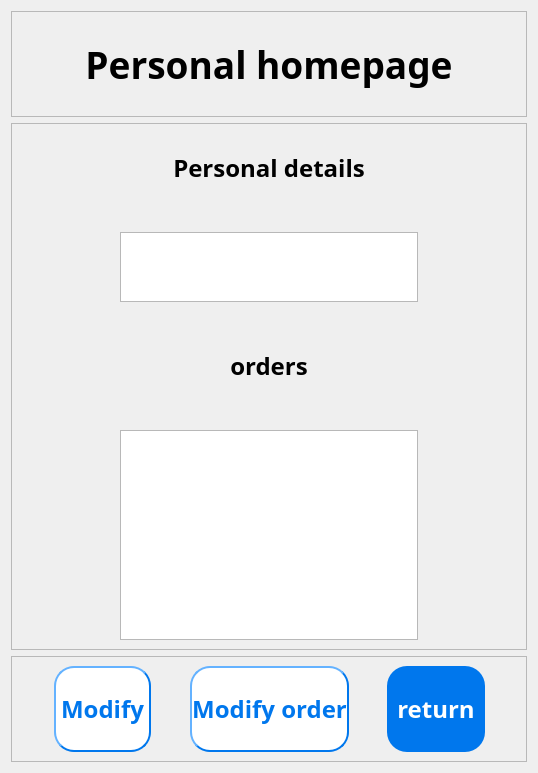
           <widget class="QWidget" name="personal_homepage11">
            <layout class="QVBoxLayout" name="verticalLayout_20">
             <item>
              <layout class="QVBoxLayout" name="verticalLayout_19" stretch="1,5,1">
               <item>
                <widget class="QFrame" name="frame_32">
                 <property name="frameShape">
                  <enum>QFrame::StyledPanel</enum>
                 </property>
                 <property name="frameShadow">
                  <enum>QFrame::Raised</enum>
                 </property>
                 <layout class="QGridLayout" name="gridLayout_64">
                  <item row="0" column="0">
                   <layout class="QGridLayout" name="gridLayout_63">
                    <item row="0" column="0">
                     <widget class="QLabel" name="label_32">
                      <property name="font">
                       <font>
                        <family>Bahnschrift SemiBold</family>
                        <pointsize>28</pointsize>
                        <weight>75</weight>
                        <bold>true</bold>
                       </font>
                      </property>
                      <property name="text">
                       <string>Personal homepage</string>
                      </property>
                      <property name="alignment">
                       <set>Qt::AlignCenter</set>
                      </property>
                     </widget>
                    </item>
                   </layout>
                  </item>
                 </layout>
                </widget>
               </item>
               <item>
                <widget class="QFrame" name="frame_31">
                 <property name="frameShape">
                  <enum>QFrame::StyledPanel</enum>
                 </property>
                 <property name="frameShadow">
                  <enum>QFrame::Raised</enum>
                 </property>
                 <layout class="QGridLayout" name="gridLayout_66">
                  <item row="0" column="0">
                   <layout class="QGridLayout" name="gridLayout_65" rowstretch="3,1,3,1,3,1,9" columnstretch="1,3,1">
                    <item row="6" column="1">
                     <widget class="QTableWidget" name="tableWidget">
                      <property name="font">
                       <font>
                        <family>Bahnschrift SemiBold</family>
                        <pointsize>18</pointsize>
                        <weight>75</weight>
                        <bold>true</bold>
                       </font>
                      </property>
                     </widget>
                    </item>
                    <item row="2" column="0">
                     <spacer name="horizontalSpacer_39">
                      <property name="orientation">
                       <enum>Qt::Horizontal</enum>
                      </property>
                      <property name="sizeHint" stdset="0">
                       <size>
                        <width>40</width>
                        <height>20</height>
                       </size>
                      </property>
                     </spacer>
                    </item>
                    <item row="5" column="1">
                     <spacer name="verticalSpacer_24">
                      <property name="orientation">
                       <enum>Qt::Vertical</enum>
                      </property>
                      <property name="sizeHint" stdset="0">
                       <size>
                        <width>20</width>
                        <height>40</height>
                       </size>
                      </property>
                     </spacer>
                    </item>
                    <item row="2" column="1">
                     <widget class="QTextBrowser" name="orders">
                      <property name="font">
                       <font>
                        <family>Bahnschrift SemiBold</family>
                        <pointsize>18</pointsize>
                        <weight>75</weight>
                        <bold>true</bold>
                       </font>
                      </property>
                     </widget>
                    </item>
                    <item row="0" column="1">
                     <widget class="QLabel" name="label_33">
                      <property name="font">
                       <font>
                        <family>Bahnschrift SemiBold</family>
                        <pointsize>18</pointsize>
                        <weight>75</weight>
                        <bold>true</bold>
                       </font>
                      </property>
                      <property name="text">
                       <string>Personal details</string>
                      </property>
                      <property name="alignment">
                       <set>Qt::AlignCenter</set>
                      </property>
                     </widget>
                    </item>
                    <item row="4" column="1">
                     <widget class="QLabel" name="label_34">
                      <property name="font">
                       <font>
                        <family>Bahnschrift SemiBold</family>
                        <pointsize>18</pointsize>
                        <weight>75</weight>
                        <bold>true</bold>
                       </font>
                      </property>
                      <property name="text">
                       <string>orders</string>
                      </property>
                      <property name="alignment">
                       <set>Qt::AlignCenter</set>
                      </property>
                     </widget>
                    </item>
                    <item row="3" column="1">
                     <spacer name="verticalSpacer_23">
                      <property name="orientation">
                       <enum>Qt::Vertical</enum>
                      </property>
                      <property name="sizeHint" stdset="0">
                       <size>
                        <width>20</width>
                        <height>40</height>
                       </size>
                      </property>
                     </spacer>
                    </item>
                    <item row="2" column="2">
                     <spacer name="horizontalSpacer_40">
                      <property name="orientation">
                       <enum>Qt::Horizontal</enum>
                      </property>
                      <property name="sizeHint" stdset="0">
                       <size>
                        <width>40</width>
                        <height>20</height>
                       </size>
                      </property>
                     </spacer>
                    </item>
                    <item row="1" column="1">
                     <spacer name="verticalSpacer_25">
                      <property name="orientation">
                       <enum>Qt::Vertical</enum>
                      </property>
                      <property name="sizeHint" stdset="0">
                       <size>
                        <width>20</width>
                        <height>40</height>
                       </size>
                      </property>
                     </spacer>
                    </item>
                   </layout>
                  </item>
                 </layout>
                </widget>
               </item>
               <item>
                <widget class="QFrame" name="frame_30">
                 <property name="frameShape">
                  <enum>QFrame::StyledPanel</enum>
                 </property>
                 <property name="frameShadow">
                  <enum>QFrame::Raised</enum>
                 </property>
                 <layout class="QGridLayout" name="gridLayout_68">
                  <item row="0" column="0">
                   <layout class="QGridLayout" name="gridLayout_67" columnstretch="1,3,1,3,1,3,1">
                    <item row="0" column="1">
                     <widget class="QPushButton" name="if_and_to_modify">
                      <property name="sizePolicy">
                       <sizepolicy hsizetype="Minimum" vsizetype="Expanding">
                        <horstretch>0</horstretch>
                        <verstretch>0</verstretch>
                       </sizepolicy>
                      </property>
                      <property name="font">
                       <font>
                        <family>Bahnschrift SemiBold</family>
                        <pointsize>18</pointsize>
                        <weight>75</weight>
                        <bold>true</bold>
                       </font>
                      </property>
                      <property name="styleSheet">
                       <string notr="true">QPushButton{background-color: rgb(255,255,255); border-radius:20px; color:rgb(0, 119, 237);border-width:2px;border-color:rgb(0, 119, 237);border-style:outset;}</string>
                      </property>
                      <property name="text">
                       <string>Modify</string>
                      </property>
                     </widget>
                    </item>
                    <item row="0" column="2">
                     <spacer name="horizontalSpacer_42">
                      <property name="orientation">
                       <enum>Qt::Horizontal</enum>
                      </property>
                      <property name="sizeHint" stdset="0">
                       <size>
                        <width>40</width>
                        <height>20</height>
                       </size>
                      </property>
                     </spacer>
                    </item>
                    <item row="0" column="0">
                     <spacer name="horizontalSpacer_41">
                      <property name="orientation">
                       <enum>Qt::Horizontal</enum>
                      </property>
                      <property name="sizeHint" stdset="0">
                       <size>
                        <width>40</width>
                        <height>20</height>
                       </size>
                      </property>
                     </spacer>
                    </item>
                    <item row="0" column="3">
                     <widget class="QPushButton" name="modify_order">
                      <property name="sizePolicy">
                       <sizepolicy hsizetype="Minimum" vsizetype="Expanding">
                        <horstretch>0</horstretch>
                        <verstretch>0</verstretch>
                       </sizepolicy>
                      </property>
                      <property name="font">
                       <font>
                        <family>Bahnschrift SemiBold</family>
                        <pointsize>18</pointsize>
                        <weight>75</weight>
                        <bold>true</bold>
                       </font>
                      </property>
                      <property name="styleSheet">
                       <string notr="true">QPushButton{background-color: rgb(255,255,255); border-radius:20px; color:rgb(0, 119, 237);border-width:2px;border-color:rgb(0, 119, 237);border-style:outset;}</string>
                      </property>
                      <property name="text">
                       <string>Modify order</string>
                      </property>
                     </widget>
                    </item>
                    <item row="0" column="5">
                     <widget class="QPushButton" name="to_book_info_page6">
                      <property name="sizePolicy">
                       <sizepolicy hsizetype="Minimum" vsizetype="Expanding">
                        <horstretch>0</horstretch>
                        <verstretch>0</verstretch>
                       </sizepolicy>
                      </property>
                      <property name="font">
                       <font>
                        <family>Bahnschrift SemiBold</family>
                        <pointsize>18</pointsize>
                        <weight>75</weight>
                        <bold>true</bold>
                       </font>
                      </property>
                      <property name="styleSheet">
                       <string notr="true">QPushButton{background-color: rgb(0, 119, 237); border-radius:20px; color:rgb(255,255,255);}</string>
                      </property>
                      <property name="text">
                       <string>return</string>
                      </property>
                     </widget>
                    </item>
                    <item row="0" column="4">
                     <spacer name="horizontalSpacer_43">
                      <property name="orientation">
                       <enum>Qt::Horizontal</enum>
                      </property>
                      <property name="sizeHint" stdset="0">
                       <size>
                        <width>40</width>
                        <height>20</height>
                       </size>
                      </property>
                     </spacer>
                    </item>
                    <item row="0" column="6">
                     <spacer name="horizontalSpacer_44">
                      <property name="orientation">
                       <enum>Qt::Horizontal</enum>
                      </property>
                      <property name="sizeHint" stdset="0">
                       <size>
                        <width>40</width>
                        <height>20</height>
                       </size>
                      </property>
                     </spacer>
                    </item>
                   </layout>
                  </item>
                 </layout>
                </widget>
               </item>
              </layout>
             </item>
            </layout>
           </widget>
